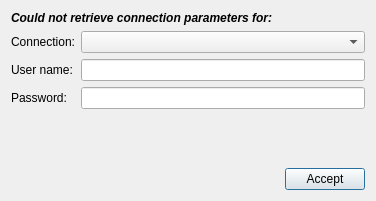
<?xml version="1.0" encoding="UTF-8"?>
<ui version="4.0">
 <class>dlg_main_credentials</class>
 <widget class="QDialog" name="dlg_main_credentials">
  <property name="geometry">
   <rect>
    <x>0</x>
    <y>0</y>
    <width>376</width>
    <height>201</height>
   </rect>
  </property>
  <property name="windowTitle">
   <string>Dialog</string>
  </property>
  <layout class="QGridLayout" name="gridLayout">
   <item row="3" column="1">
    <widget class="QLineEdit" name="txt_pass">
     <property name="echoMode">
      <enum>QLineEdit::Password</enum>
     </property>
    </widget>
   </item>
   <item row="4" column="1">
    <spacer name="verticalSpacer">
     <property name="orientation">
      <enum>Qt::Vertical</enum>
     </property>
     <property name="sizeHint" stdset="0">
      <size>
       <width>20</width>
       <height>40</height>
      </size>
     </property>
    </spacer>
   </item>
   <item row="5" column="1">
    <layout class="QHBoxLayout" name="horizontalLayout">
     <item>
      <spacer name="horizontalSpacer">
       <property name="orientation">
        <enum>Qt::Horizontal</enum>
       </property>
       <property name="sizeHint" stdset="0">
        <size>
         <width>40</width>
         <height>20</height>
        </size>
       </property>
      </spacer>
     </item>
     <item>
      <widget class="QPushButton" name="btn_accept">
       <property name="text">
        <string>Accept</string>
       </property>
      </widget>
     </item>
    </layout>
   </item>
   <item row="2" column="0">
    <widget class="QLabel" name="lbl_user_name">
     <property name="text">
      <string>User name:</string>
     </property>
    </widget>
   </item>
   <item row="3" column="0">
    <widget class="QLabel" name="lbl_password">
     <property name="text">
      <string>Password:</string>
     </property>
    </widget>
   </item>
   <item row="2" column="1">
    <widget class="QLineEdit" name="txt_user">
     <property name="echoMode">
      <enum>QLineEdit::Normal</enum>
     </property>
    </widget>
   </item>
   <item row="0" column="0" colspan="2">
    <widget class="QLabel" name="lbl_connection_message">
     <property name="font">
      <font>
       <weight>75</weight>
       <italic>true</italic>
       <bold>true</bold>
      </font>
     </property>
     <property name="text">
      <string>Could not retrieve connection parameters for:</string>
     </property>
    </widget>
   </item>
   <item row="1" column="0">
    <widget class="QLabel" name="lbl_connec">
     <property name="text">
      <string>Connection:</string>
     </property>
    </widget>
   </item>
   <item row="1" column="1">
    <widget class="QComboBox" name="cmb_connection"/>
   </item>
  </layout>
 </widget>
 <tabstops>
  <tabstop>txt_user</tabstop>
  <tabstop>txt_pass</tabstop>
  <tabstop>btn_accept</tabstop>
 </tabstops>
 <resources/>
 <connections/>
</ui>
